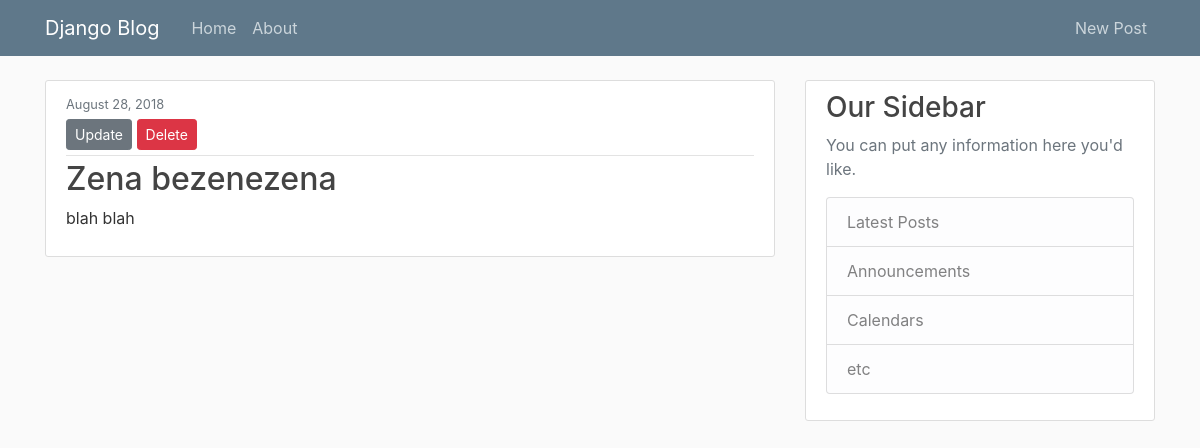
The app's page /post/2/ with its own data.
### blog/models.py (models this page shows, shortened)
class Post(models.Model):
    title = models.CharField(max_length=100)
    content = models.TextField()
    date_posted = models.DateTimeField(default=timezone.now)

### blog/views.py (the view)
# urls.py: path('post/<int:pk>/', views.postDetailView, name='post-detail'),
@require_http_methods(["GET"])
def postDetailView(request, pk):
    try:
        post = Post.objects.get(id=pk)
    except Exception:
        return JsonResponse({"error": "post not found"}, 404)
    context = {
        "post": post
    }
    return render(request, 'blog/post_detail.html', context)

### blog/templates/blog/post_detail.html
{% extends "blog/base.html" %}
{% block content %}
  <article class="media content-section">
    <div class="media-body">
      <div class="article-metadata">
        <small class="text-muted">{{ post.date_posted|date:"F d, Y" }}</small>
          <div>
            <a class="btn btn-secondary btn-sm mt-1 mb-1" href="{% url 'post-update' post.id %}">Update</a>
            <a class="btn btn-danger btn-sm mt-1 mb-1" href="{% url 'post-delete' post.id %}">Delete</a>
          </div>
      </div>
      <h2 class="article-title">{{ post.title }}</h2>
      <p class="article-content">{{ post.content }}</p>
    </div>
  </article>
{% endblock content %}

### blog/static/blog/main.css (style rules this page uses)
body { background: #fafafa; color: #333333; margin-top: 5rem; }
h1, h2, h3, h4, h5, h6 { color: #444444; }
.content-section { background: #ffffff; padding: 10px 20px; border: 1px solid #dddddd; border-radius: 3px; margin-bottom: 20px; }
.article-title { color: #444444; }
.article-content { white-space: pre-line; }
.article-metadata { padding-bottom: 1px; margin-bottom: 4px; border-bottom: 1px solid #e3e3e3 }

### records on screen
Post: date_posted "August 28, 2018", title "Zena bezenezena", content "blah blah"
